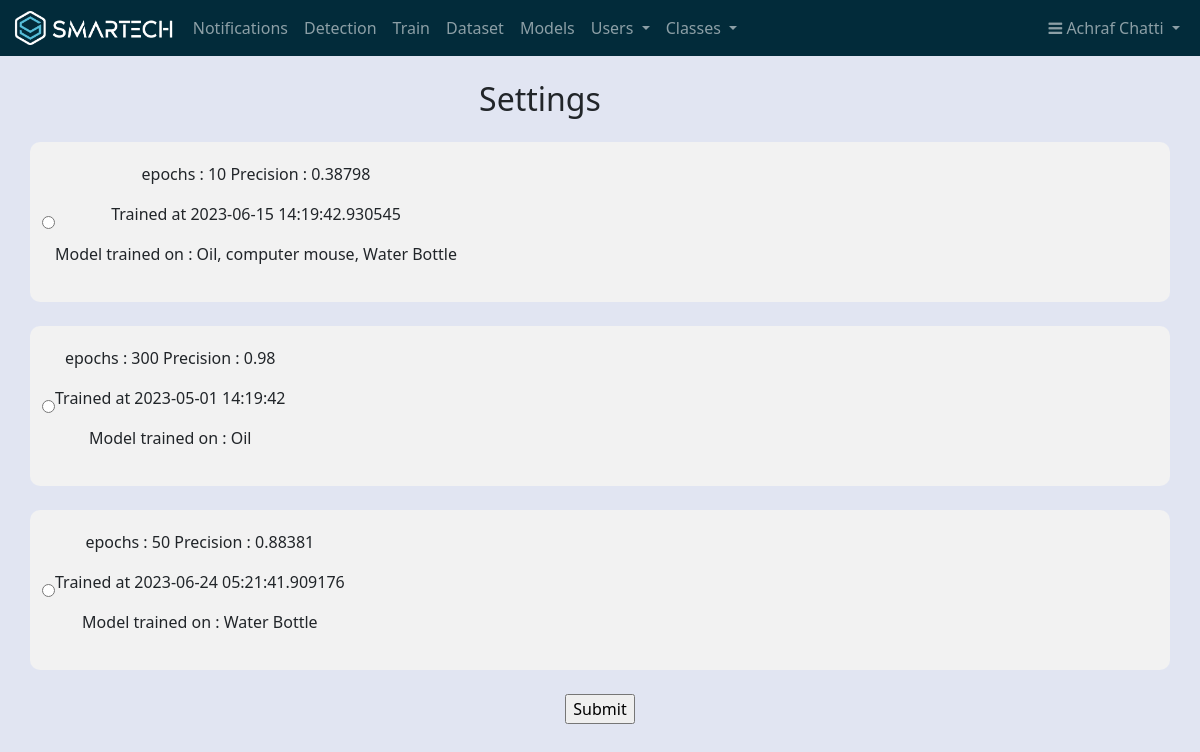
/settings (signed in), run on the app's committed database.
### app.py (models this page shows, shortened)
class Users(db.Model, UserMixin):
    id = db.Column(db.Integer, unique=True, nullable=False, primary_key=True)
    name = db.Column(db.String(80), nullable=False)
    username = db.Column(db.String(80), unique=True, nullable=False)
    password_hashed = db.Column(db.String(128), nullable=False)
    role = db.Column(db.String(10), nullable=False)
    @property
    def password(self):
        raise AttributeError('Password is not a readable attribute !')

class TrainingData(db.Model):
    __tablename__ = 'TrainingData'
    id = db.Column(db.Integer, primary_key=True)
    epochs = db.Column(db.Integer, nullable=False)
    patience = db.Column(db.Integer, nullable=False)
    batch_size = db.Column(db.Integer, nullable=False)
    learning_rate = db.Column(db.Float, nullable=False)
    created_at = db.Column(db.DateTime, default=datetime.now)
    folder_name = db.Column(db.String(100), nullable=False)
    precision = db.Column(db.Float, nullable=False)
    classes_detected= db.Column(db.String(100), nullable=False)
    selected = db.Column(db.String(10), nullable=False)

### app.py (the view)
@app.route('/settings', methods=['GET', 'POST'])
@login_required
def settings():
    Admin = current_user.role
    if request.method == 'POST':
        new_model_folder = request.form.get('model')
        selected_model = TrainingData.query.filter_by(folder_name=new_model_folder).first()
        reset_selected()
        selected_model.selected = "True"
        db.session.commit()
        detection_model_folder = "models/model_used/"
        selected_model_folder = selected_model.folder_name
        delete_files_in_folder(detection_model_folder)
        copy_file_in_folder(selected_model_folder,detection_model_folder,"best.pt")
        class_list = Classes.query.all()
        return redirect(url_for('settings'))
    else:
        model_list = TrainingData.query.all()
        if Admin == "Admin":
            return render_template('settings.html', models=model_list)
        else:
            flash("sorry you must be an Admin to access this page")
            return redirect(url_for('dashboard'))

### app.py (called while the page is built)
@login_manager.user_loader
def load_user(user_id):
	return Users.query.get(int(user_id))

### templates/settings.html (shortened to what this page needs)
<!DOCTYPE html>
<html>
  <head>
  </head>
  <body>
    {% extends 'base.html' %}
    {% block content %}
    <div class="containermain">
    <h2 class="centered-heading">Settings</h2>
        <form action="{{ url_for('settings') }}" method="POST">
        {% for model in models %}
              <div class="container">
                <input type="radio" id="{{ model.id }}" name="model" value="{{ model.folder_name }}">
                <label for="{{ model.id }}">
                  <div class="text">
                    <p>epochs : {{ model.epochs }}    Precision : {{ model.precision }}</p>
                    <p>Trained at {{ model.created_at }}</p>
                    <p>Model trained on : {{ model.classes_detected }}</p>
                  </div>
                </label>
              </div>
        {% endfor %}
    <input type="submit" value="Submit">
  </form>
    {% endblock %}

### templates/navbar.html (shortened to what this page needs)
<head>
  <link rel="stylesheet" href="https://cdnjs.cloudflare.com/ajax/libs/font-awesome/4.7.0/css/font-awesome.min.css">
</head>
<nav class="navbar navbar-expand-lg navbar-dark  " style="background-color:#022B3A">
    <div class="container-fluid">
      <img src="/static/images/White_Blue.png" alt="Smartech Logo" style="height: 40px; margin-right: 10px;">
      <div class="collapse navbar-collapse" id="navbarSupportedContent">
        <ul class="navbar-nav me-auto mb-2 mb-lg-0">
          {% if current_user.role == "Admin" or current_user.role == "User" %}
          <li class="nav-item {% if request.path == url_for('notifications') %}active{% endif %}"><a class="nav-link" href="{{ url_for('notifications') }}">Notifications</a></li>
          <li class="nav-item {% if request.path == url_for('dashboard') %}active{% endif %}"><a class="nav-link" href="{{ url_for('dashboard') }}">Detection</a></li>
          {% endif %}
          {% if current_user.role == "Admin" %}
          <li class="nav-item {% if request.path == url_for('train') %}active{% endif %}"><a class="nav-link" href="{{ url_for('train') }}">Train</a></li>
          <li class="nav-item {% if request.path == url_for('dataset') %}active{% endif %}"><a class="nav-link" href="{{ url_for('dataset') }}">Dataset</a></li>
          <li class="nav-item {% if request.path == url_for('models') %}active{% endif %}"><a class="nav-link" href="{{ url_for('models') }}">Models</a></li>
          <li class="nav-item dropdown  {% if request.path == url_for('users') or request.path == url_for('addUserH') %}active{% endif %}">
            <a class="nav-link dropdown-toggle" href="#" id="navbarDarkDropdownMenuLink" role="button" data-bs-toggle="dropdown" aria-expanded="false">
              Users
            </a>
          </li>
          <li class="nav-item dropdown  {% if request.path == url_for('classes') or request.path == url_for('addClass') %}active{% endif %}">
            <a class="nav-link dropdown-toggle" href="#" id="navbarDarkDropdownMenuLink" role="button" data-bs-toggle="dropdown" aria-expanded="false">
              Classes
            </a>
          </li>
          {% endif %}
        </ul>
        {% if current_user.role == "Admin" or current_user.role == "User" %}
          <ul class="navbar-nav">
            <li class="nav-item dropdown">
              <a class="nav-link dropdown-toggle" href="#" id="navbarDarkDropdownMenuLink" role="button" data-bs-toggle="dropdown" aria-expanded="false">
                <i class="fa fa-bars" ></i> {{ current_user.name }}
              </a>
            </li>
          </ul>
          {% endif %}
        </div>
      </div>
  </nav>

### templates/settings.html (style rules this page uses)
.containermain { text-align: center; align-items: center; margin-bottom: 2%; }
.centered-heading { margin-top: 2%; margin-bottom: 2%; margin-right: 10%; display: inline-block; }
.container { width: 40%; margin: auto; text-align: center; background-color: #f2f2f2; padding: 20px; border-radius: 10px; }
.container { display: flex; align-items: center; text-align: center; margin-bottom: 2%; }

### data on the page
Users: name "Achraf Chatti"
TrainingData: epochs "10", precision "0.38798", created_at "2023-06-15 14:19:42.930545", classes_detected "Oil, computer mouse, Water Bottle"
TrainingData: epochs "300", precision "0.98", created_at "2023-05-01 14:19:42", classes_detected "Oil"
TrainingData: epochs "50", precision "0.88381", created_at "2023-06-24 05:21:41.909176", classes_detected "Water Bottle"
